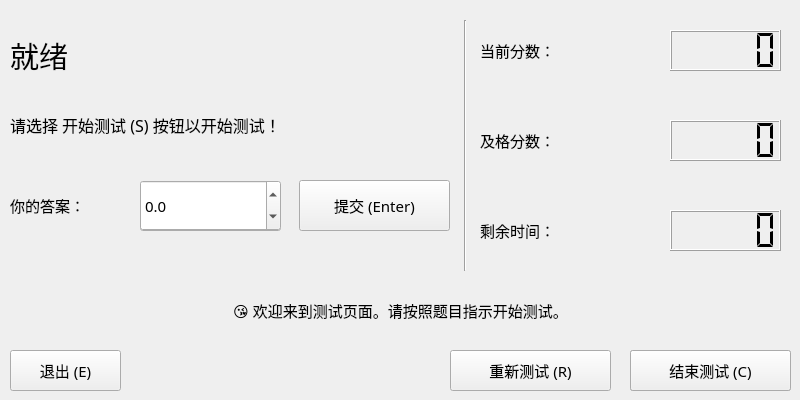
<?xml version="1.0" encoding="UTF-8"?>
<ui version="4.0">
 <class>TestProgram</class>
 <widget class="QMainWindow" name="TestProgram">
  <property name="geometry">
   <rect>
    <x>0</x>
    <y>0</y>
    <width>800</width>
    <height>400</height>
   </rect>
  </property>
  <property name="minimumSize">
   <size>
    <width>800</width>
    <height>400</height>
   </size>
  </property>
  <property name="maximumSize">
   <size>
    <width>800</width>
    <height>400</height>
   </size>
  </property>
  <property name="font">
   <font>
    <family>微软雅黑</family>
    <pointsize>11</pointsize>
   </font>
  </property>
  <property name="windowTitle">
   <string>测试中</string>
  </property>
  <property name="windowIcon">
   <iconset resource="resources.qrc">
    <normaloff>:/icon/Resources/icon.png</normaloff>:/icon/Resources/icon.png</iconset>
  </property>
  <widget class="QWidget" name="centralwidget">
   <widget class="QPushButton" name="tui_start">
    <property name="geometry">
     <rect>
      <x>630</x>
      <y>350</y>
      <width>161</width>
      <height>41</height>
     </rect>
    </property>
    <property name="text">
     <string>开始测试 (S)</string>
    </property>
    <property name="shortcut">
     <string>S</string>
    </property>
   </widget>
   <widget class="QPushButton" name="tui_end">
    <property name="geometry">
     <rect>
      <x>630</x>
      <y>350</y>
      <width>161</width>
      <height>41</height>
     </rect>
    </property>
    <property name="text">
     <string>结束测试 (C)</string>
    </property>
    <property name="shortcut">
     <string>C</string>
    </property>
   </widget>
   <widget class="Line" name="line">
    <property name="geometry">
     <rect>
      <x>450</x>
      <y>20</y>
      <width>31</width>
      <height>251</height>
     </rect>
    </property>
    <property name="orientation">
     <enum>Qt::Vertical</enum>
    </property>
   </widget>
   <widget class="QLabel" name="text">
    <property name="geometry">
     <rect>
      <x>480</x>
      <y>30</y>
      <width>181</width>
      <height>41</height>
     </rect>
    </property>
    <property name="text">
     <string>当前分数：</string>
    </property>
   </widget>
   <widget class="QLabel" name="text_2">
    <property name="geometry">
     <rect>
      <x>480</x>
      <y>120</y>
      <width>181</width>
      <height>41</height>
     </rect>
    </property>
    <property name="text">
     <string>及格分数：</string>
    </property>
   </widget>
   <widget class="QLabel" name="text_3">
    <property name="geometry">
     <rect>
      <x>480</x>
      <y>210</y>
      <width>181</width>
      <height>41</height>
     </rect>
    </property>
    <property name="text">
     <string>剩余时间：</string>
    </property>
   </widget>
   <widget class="QLCDNumber" name="tui_score">
    <property name="geometry">
     <rect>
      <x>670</x>
      <y>30</y>
      <width>111</width>
      <height>41</height>
     </rect>
    </property>
    <property name="segmentStyle">
     <enum>QLCDNumber::Flat</enum>
    </property>
   </widget>
   <widget class="QLCDNumber" name="tui_target">
    <property name="geometry">
     <rect>
      <x>670</x>
      <y>120</y>
      <width>111</width>
      <height>41</height>
     </rect>
    </property>
    <property name="segmentStyle">
     <enum>QLCDNumber::Flat</enum>
    </property>
   </widget>
   <widget class="QLCDNumber" name="tui_timeset">
    <property name="geometry">
     <rect>
      <x>670</x>
      <y>210</y>
      <width>111</width>
      <height>41</height>
     </rect>
    </property>
    <property name="styleSheet">
     <string notr="true"/>
    </property>
    <property name="segmentStyle">
     <enum>QLCDNumber::Flat</enum>
    </property>
   </widget>
   <widget class="QLabel" name="tui_state">
    <property name="geometry">
     <rect>
      <x>10</x>
      <y>20</y>
      <width>441</width>
      <height>71</height>
     </rect>
    </property>
    <property name="font">
     <font>
      <pointsize>22</pointsize>
      <weight>50</weight>
      <bold>false</bold>
     </font>
    </property>
    <property name="text">
     <string>&lt;html&gt;&lt;head/&gt;&lt;body&gt;&lt;p&gt;就绪&lt;/p&gt;&lt;/body&gt;&lt;/html&gt;</string>
    </property>
   </widget>
   <widget class="QLabel" name="tui_question">
    <property name="geometry">
     <rect>
      <x>10</x>
      <y>100</y>
      <width>451</width>
      <height>51</height>
     </rect>
    </property>
    <property name="font">
     <font>
      <pointsize>12</pointsize>
     </font>
    </property>
    <property name="text">
     <string>&lt;html&gt;&lt;head/&gt;&lt;body&gt;&lt;p&gt;请选择 开始测试 (S) 按钮以开始测试！&lt;/p&gt;&lt;/body&gt;&lt;/html&gt;</string>
    </property>
   </widget>
   <widget class="QLabel" name="label_2">
    <property name="geometry">
     <rect>
      <x>10</x>
      <y>180</y>
      <width>131</width>
      <height>51</height>
     </rect>
    </property>
    <property name="text">
     <string>你的答案：</string>
    </property>
   </widget>
   <widget class="QPushButton" name="tui_handin">
    <property name="geometry">
     <rect>
      <x>299</x>
      <y>180</y>
      <width>151</width>
      <height>51</height>
     </rect>
    </property>
    <property name="text">
     <string>提交 (Enter)</string>
    </property>
   </widget>
   <widget class="QSpinBox" name="tui_userinput">
    <property name="geometry">
     <rect>
      <x>140</x>
      <y>181</y>
      <width>141</width>
      <height>51</height>
     </rect>
    </property>
    <property name="accelerated">
     <bool>false</bool>
    </property>
    <property name="minimum">
     <number>-100</number>
    </property>
    <property name="maximum">
     <number>100</number>
    </property>
   </widget>
   <widget class="QLabel" name="tui_datadisplay">
    <property name="geometry">
     <rect>
      <x>0</x>
      <y>290</y>
      <width>801</width>
      <height>41</height>
     </rect>
    </property>
    <property name="text">
     <string>&lt;html&gt;&lt;head/&gt;&lt;body&gt;&lt;p&gt;😘  欢迎来到测试页面。请按照题目指示开始测试。&lt;/p&gt;&lt;/body&gt;&lt;/html&gt;</string>
    </property>
    <property name="alignment">
     <set>Qt::AlignCenter</set>
    </property>
   </widget>
   <widget class="QPushButton" name="tui_restart">
    <property name="geometry">
     <rect>
      <x>450</x>
      <y>350</y>
      <width>161</width>
      <height>41</height>
     </rect>
    </property>
    <property name="text">
     <string>重新测试 (R)</string>
    </property>
    <property name="shortcut">
     <string>R</string>
    </property>
   </widget>
   <widget class="QPushButton" name="tui_exit">
    <property name="geometry">
     <rect>
      <x>10</x>
      <y>350</y>
      <width>111</width>
      <height>41</height>
     </rect>
    </property>
    <property name="text">
     <string>退出 (E)</string>
    </property>
   </widget>
   <widget class="QDoubleSpinBox" name="tui_userinputsp">
    <property name="geometry">
     <rect>
      <x>140</x>
      <y>180</y>
      <width>141</width>
      <height>51</height>
     </rect>
    </property>
    <property name="decimals">
     <number>1</number>
    </property>
    <property name="minimum">
     <double>-100.000000000000000</double>
    </property>
    <property name="maximum">
     <double>100.000000000000000</double>
    </property>
    <property name="singleStep">
     <double>0.100000000000000</double>
    </property>
   </widget>
  </widget>
 </widget>
 <resources>
  <include location="resources.qrc"/>
 </resources>
 <connections/>
</ui>
